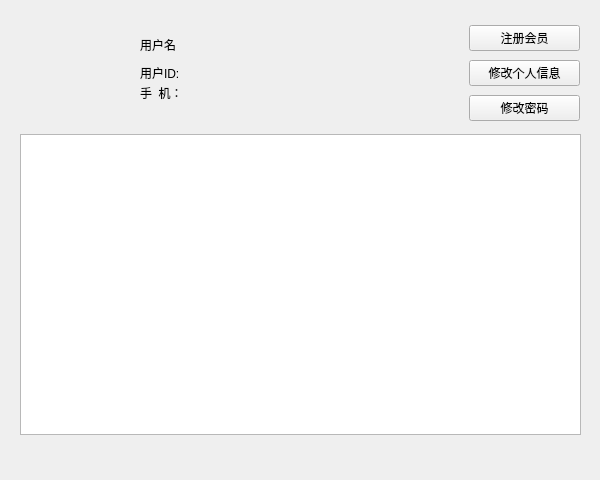
<?xml version="1.0" encoding="UTF-8"?>
<ui version="4.0">
 <class>WUser</class>
 <widget class="QMainWindow" name="WUser">
  <property name="geometry">
   <rect>
    <x>0</x>
    <y>0</y>
    <width>600</width>
    <height>480</height>
   </rect>
  </property>
  <property name="maximumSize">
   <size>
    <width>600</width>
    <height>480</height>
   </size>
  </property>
  <property name="cursor">
   <cursorShape>ArrowCursor</cursorShape>
  </property>
  <property name="windowTitle">
   <string>MainWindow</string>
  </property>
  <widget class="QWidget" name="centralwidget">
   <widget class="QLabel" name="label">
    <property name="geometry">
     <rect>
      <x>20</x>
      <y>30</y>
      <width>81</width>
      <height>81</height>
     </rect>
    </property>
    <property name="frameShape">
     <enum>QFrame::NoFrame</enum>
    </property>
    <property name="text">
     <string/>
    </property>
    <property name="alignment">
     <set>Qt::AlignCenter</set>
    </property>
   </widget>
   <widget class="QLabel" name="label_2">
    <property name="geometry">
     <rect>
      <x>140</x>
      <y>30</y>
      <width>51</width>
      <height>30</height>
     </rect>
    </property>
    <property name="text">
     <string>用户名</string>
    </property>
   </widget>
   <widget class="QPushButton" name="pushButton">
    <property name="geometry">
     <rect>
      <x>469</x>
      <y>25</y>
      <width>111</width>
      <height>26</height>
     </rect>
    </property>
    <property name="cursor">
     <cursorShape>PointingHandCursor</cursorShape>
    </property>
    <property name="text">
     <string>注册会员</string>
    </property>
    <property name="iconSize">
     <size>
      <width>16</width>
      <height>16</height>
     </size>
    </property>
   </widget>
   <widget class="QPushButton" name="pushButton_2">
    <property name="geometry">
     <rect>
      <x>469</x>
      <y>60</y>
      <width>111</width>
      <height>26</height>
     </rect>
    </property>
    <property name="cursor">
     <cursorShape>PointingHandCursor</cursorShape>
    </property>
    <property name="text">
     <string>修改个人信息</string>
    </property>
   </widget>
   <widget class="QPushButton" name="pushButton_3">
    <property name="geometry">
     <rect>
      <x>469</x>
      <y>95</y>
      <width>111</width>
      <height>26</height>
     </rect>
    </property>
    <property name="cursor">
     <cursorShape>PointingHandCursor</cursorShape>
    </property>
    <property name="text">
     <string>修改密码</string>
    </property>
   </widget>
   <widget class="QTableView" name="tableView">
    <property name="geometry">
     <rect>
      <x>20</x>
      <y>134</y>
      <width>561</width>
      <height>301</height>
     </rect>
    </property>
   </widget>
   <widget class="QLabel" name="label_7">
    <property name="geometry">
     <rect>
      <x>30</x>
      <y>150</y>
      <width>91</width>
      <height>16</height>
     </rect>
    </property>
    <property name="styleSheet">
     <string notr="true">color: rgb(8, 181, 34);</string>
    </property>
    <property name="text">
     <string/>
    </property>
   </widget>
   <widget class="QLabel" name="label_5">
    <property name="geometry">
     <rect>
      <x>320</x>
      <y>30</y>
      <width>131</width>
      <height>81</height>
     </rect>
    </property>
    <property name="styleSheet">
     <string notr="true">image:url(&quot;:/picture/paw.png&quot;);
border:none</string>
    </property>
    <property name="frameShape">
     <enum>QFrame::Panel</enum>
    </property>
    <property name="text">
     <string/>
    </property>
    <property name="alignment">
     <set>Qt::AlignCenter</set>
    </property>
   </widget>
   <widget class="QLabel" name="label_6">
    <property name="geometry">
     <rect>
      <x>200</x>
      <y>35</y>
      <width>121</width>
      <height>20</height>
     </rect>
    </property>
    <property name="text">
     <string/>
    </property>
    <property name="alignment">
     <set>Qt::AlignCenter</set>
    </property>
   </widget>
   <widget class="QLabel" name="label_3">
    <property name="geometry">
     <rect>
      <x>140</x>
      <y>60</y>
      <width>51</width>
      <height>26</height>
     </rect>
    </property>
    <property name="text">
     <string>用户ID:</string>
    </property>
   </widget>
   <widget class="QLabel" name="label_4">
    <property name="geometry">
     <rect>
      <x>140</x>
      <y>80</y>
      <width>51</width>
      <height>26</height>
     </rect>
    </property>
    <property name="text">
     <string>手  机：</string>
    </property>
   </widget>
   <widget class="QLabel" name="label_8">
    <property name="geometry">
     <rect>
      <x>190</x>
      <y>60</y>
      <width>101</width>
      <height>26</height>
     </rect>
    </property>
    <property name="text">
     <string/>
    </property>
   </widget>
   <widget class="QLabel" name="label_9">
    <property name="geometry">
     <rect>
      <x>190</x>
      <y>80</y>
      <width>101</width>
      <height>26</height>
     </rect>
    </property>
    <property name="text">
     <string/>
    </property>
   </widget>
   <widget class="QLabel" name="label_10">
    <property name="geometry">
     <rect>
      <x>-5</x>
      <y>2</y>
      <width>31</width>
      <height>31</height>
     </rect>
    </property>
    <property name="text">
     <string/>
    </property>
   </widget>
  </widget>
  <widget class="QMenuBar" name="menubar">
   <property name="geometry">
    <rect>
     <x>0</x>
     <y>0</y>
     <width>600</width>
     <height>21</height>
    </rect>
   </property>
  </widget>
 </widget>
 <resources/>
 <connections/>
</ui>
